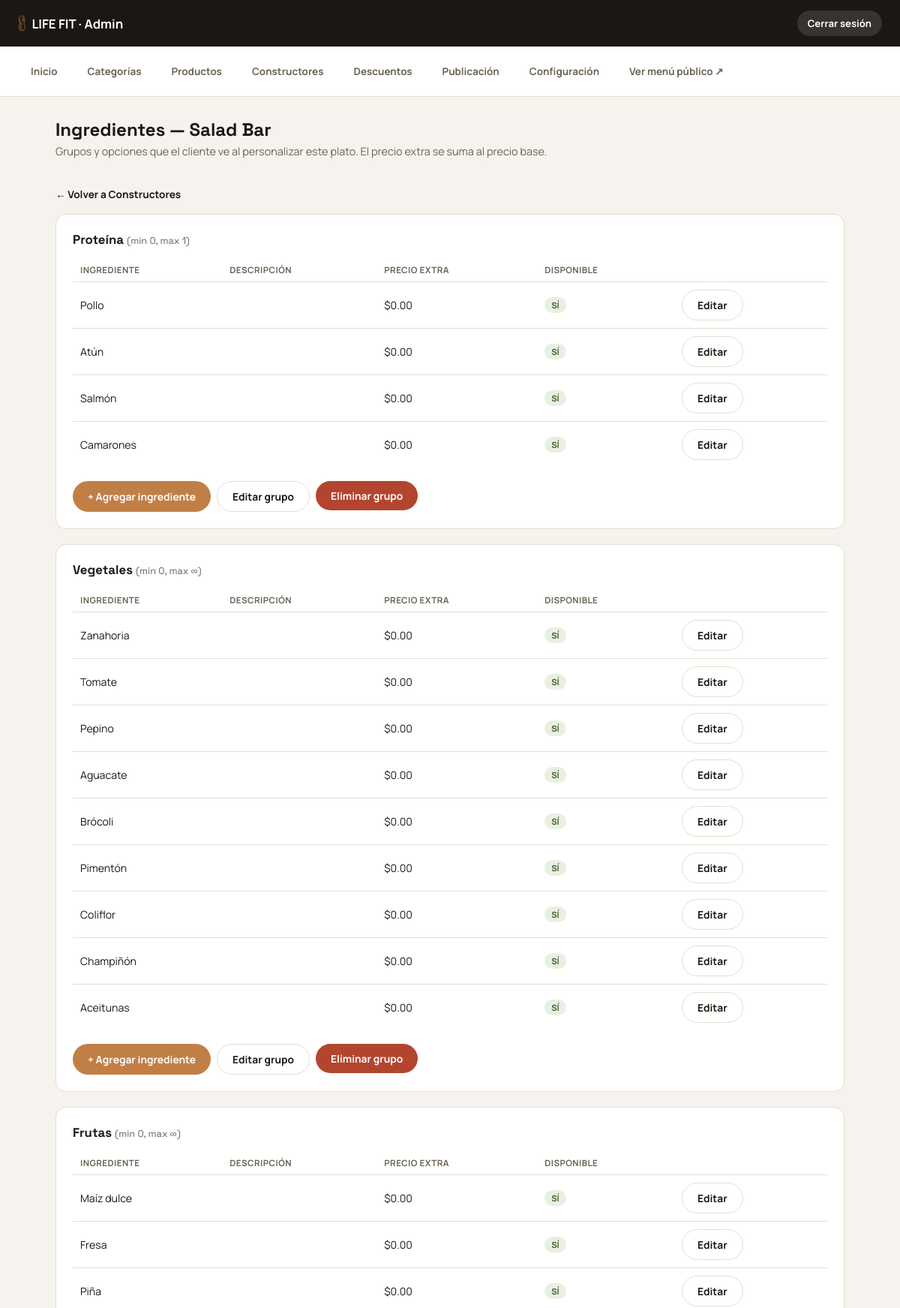
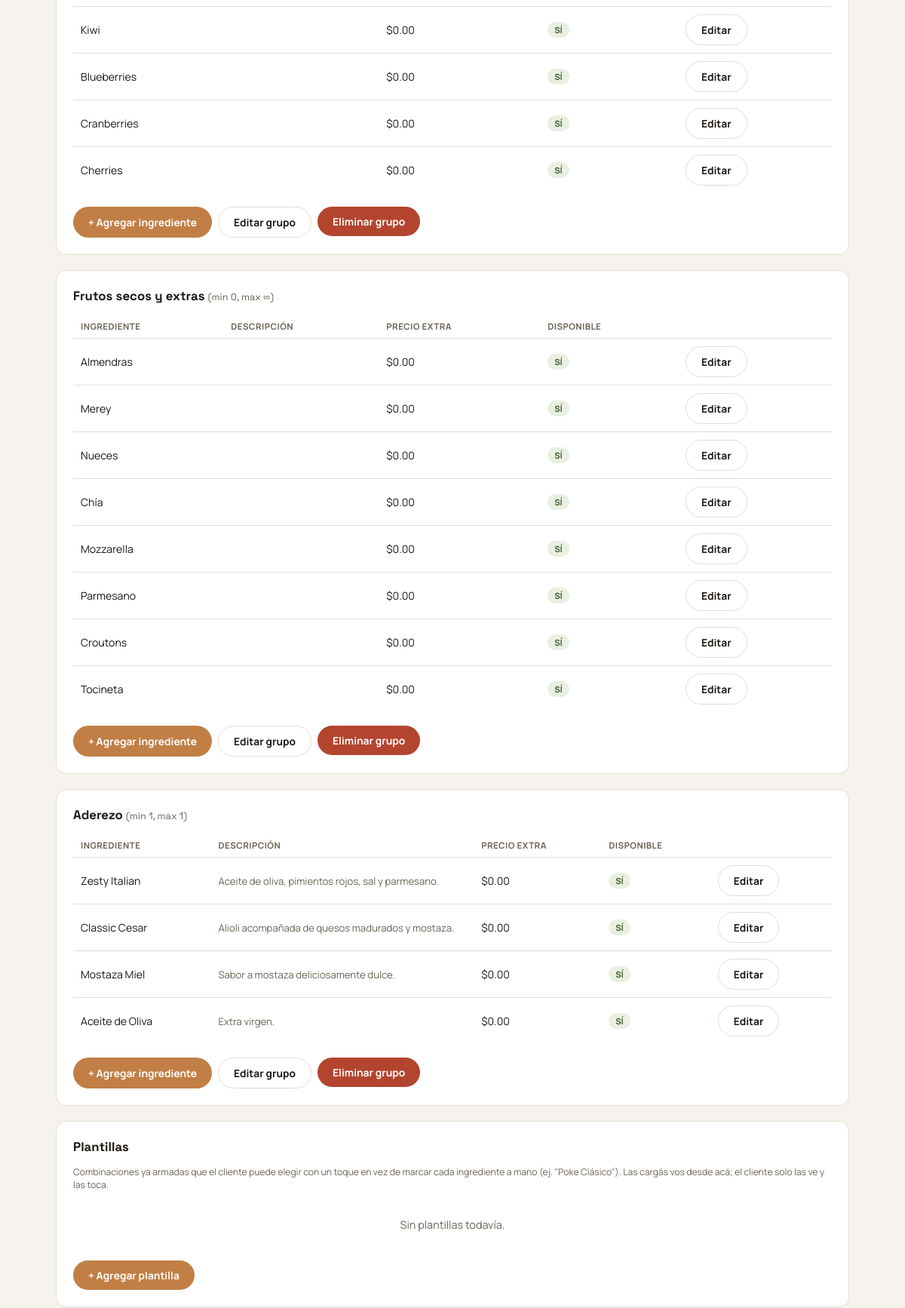
The app's page /admin/constructor_ingredientes.php?id=salad-bar (signed in, upper part) with its own data (2 pictures, top to bottom).
### tables this page shows
CREATE TABLE IF NOT EXISTS constructores (
  id            VARCHAR(40)  NOT NULL PRIMARY KEY,   
  nombre        VARCHAR(120) NOT NULL,                
  descripcion   VARCHAR(255) NOT NULL DEFAULT '',      
  nota          VARCHAR(255) NOT NULL DEFAULT '',      
  precio_base   DECIMAL(8,2) NOT NULL DEFAULT 0.00,
  imagen        VARCHAR(255) NOT NULL DEFAULT '',
  icono         VARCHAR(40)  NOT NULL DEFAULT 'bowl',
  orden         INT          NOT NULL DEFAULT 0,
  activo        TINYINT(1)   NOT NULL DEFAULT 1,
  creado_en     DATETIME     NOT NULL DEFAULT CURRENT_TIMESTAMP,
  actualizado_en DATETIME    NOT NULL DEFAULT CURRENT_TIMESTAMP ON UPDATE CURRENT_TIMESTAMP
);

CREATE TABLE IF NOT EXISTS grupos_ingredientes (
  id              INT UNSIGNED NOT NULL AUTO_INCREMENT PRIMARY KEY,
  constructor_id  VARCHAR(40)  NOT NULL,
  nombre          VARCHAR(120) NOT NULL,               
  seleccion_min   INT          NOT NULL DEFAULT 0,
  seleccion_max   INT          NULL,                   
  orden           INT          NOT NULL DEFAULT 0,
  UNIQUE KEY uniq_constructor_grupo (constructor_id, nombre),
  CONSTRAINT fk_grupo_constructor
    FOREIGN KEY (constructor_id) REFERENCES constructores(id)
    ON DELETE CASCADE ON UPDATE CASCADE
);

CREATE TABLE IF NOT EXISTS ingredientes (
  id           INT UNSIGNED NOT NULL AUTO_INCREMENT PRIMARY KEY,
  grupo_id     INT UNSIGNED NOT NULL,
  nombre       VARCHAR(120) NOT NULL,
  descripcion  VARCHAR(255) NOT NULL DEFAULT '',        
  precio_extra DECIMAL(8,2) NOT NULL DEFAULT 0.00,
  disponible   TINYINT(1)   NOT NULL DEFAULT 1,
  orden        INT          NOT NULL DEFAULT 0,
  UNIQUE KEY uniq_grupo_ingrediente (grupo_id, nombre),
  CONSTRAINT fk_ingrediente_grupo
    FOREIGN KEY (grupo_id) REFERENCES grupos_ingredientes(id)
    ON DELETE CASCADE ON UPDATE CASCADE
);

### admin/constructor_ingredientes.php (the view, shortened to what this page needs)
<?php
$pdo = get_pdo();
$constructorId = $_GET['id'] ?? '';
$stmt = $pdo->prepare('SELECT * FROM constructores WHERE id = ?');
$stmt->execute([$constructorId]);
$constructor = $stmt->fetch();
$grupos = $pdo->prepare('SELECT * FROM grupos_ingredientes WHERE constructor_id = ? ORDER BY orden, nombre');
$grupos->execute([$constructorId]);
$grupos = $grupos->fetchAll();
$stmtIng = $pdo->prepare('SELECT * FROM ingredientes WHERE grupo_id = ? ORDER BY orden, nombre');
foreach ($grupos as &$g) {
    $stmtIng->execute([$g['id']]);
    $g['ingredientes'] = $stmtIng->fetchAll();
}
$plantillas = $pdo->prepare('SELECT * FROM plantillas_constructor WHERE constructor_id = ? ORDER BY orden, nombre');
$plantillas->execute([$constructorId]);
$plantillas = $plantillas->fetchAll();
$titulo_pagina = 'Ingredientes — ' . $constructor['nombre'];
$subtitulo_pagina = 'Grupos y opciones que el cliente ve al personalizar este plato. El precio extra se suma al precio base.';
require __DIR__ . '/includes/layout_top.php';
?>
<p><a href="constructores.php" style="font-size:.85rem; font-weight:700;">← Volver a Constructores</a></p>
<?php foreach ($grupos as $g): ?>
  <div class="admin-card">
    <h2><?= htmlspecialchars($g['nombre']) ?>
      <span style="font-weight:400; font-size:.8rem; color:var(--ad-ink-soft);">
        (min <?= (int) $g['seleccion_min'] ?>, max <?= $g['seleccion_max'] === null ? '∞' : (int) $g['seleccion_max'] ?>)
      </span>
    </h2>
    <table class="admin-table">
      <thead><tr><th>Ingrediente</th><th>Descripción</th><th>Precio extra</th><th>Disponible</th><th></th></tr></thead>
      <tbody>
        <?php foreach ($g['ingredientes'] as $i): ?>
          <tr>
            <td><?= htmlspecialchars($i['nombre']) ?></td>
            <td style="max-width:220px; white-space:normal; color:var(--ad-ink-soft); font-size:.82rem;"><?= htmlspecialchars($i['descripcion']) ?></td>
            <td>$<?= number_format((float) $i['precio_extra'], 2) ?></td>
            <td><span class="admin-badge <?= $i['disponible'] ? 'admin-badge--on' : 'admin-badge--off' ?>"><?= $i['disponible'] ? 'Sí' : 'No' ?></span></td>
            <td><button type="button" class="admin-btn admin-btn--ghost" onclick='editarIngrediente(this, <?= json_encode($i, JSON_HEX_APOS | JSON_HEX_QUOT) ?>)'>Editar</button></td>
          </tr>
        <?php endforeach; ?>
      </tbody>
    </table>
    <div class="admin-actions">
      <button class="admin-btn admin-btn--accent" type="button" onclick='nuevoIngrediente(this, <?= (int) $g['id'] ?>, <?= json_encode($g['nombre'], JSON_HEX_APOS | JSON_HEX_QUOT) ?>)'>+ Agregar ingrediente</button>
      <button class="admin-btn admin-btn--ghost" type="button" onclick='editarGrupo(this, <?= json_encode($g, JSON_HEX_APOS | JSON_HEX_QUOT) ?>)'>Editar grupo</button>
      <form method="post" style="display:inline;" onsubmit="return confirm('¿Eliminar el grupo &quot;<?= htmlspecialchars($g['nombre'], ENT_QUOTES) ?>&quot; y todos sus ingredientes?');">
        <button class="admin-btn admin-btn--danger" type="submit">Eliminar grupo</button>
      </form>
    </div>
  </div>
<?php endforeach; ?>
<div class="admin-card">
  <h2>Plantillas</h2>
  <p class="admin-hint">Combinaciones ya armadas que el cliente puede elegir con un toque en vez de marcar cada ingrediente a mano (ej. "Poke Clásico"). Las cargás vos desde acá; el cliente solo las ve y las toca.</p>
  <?php if ($plantillas): ?>
    <table class="admin-table">
      <thead><tr><th>Nombre</th><th>Ingredientes</th><th>Estado</th><th></th></tr></thead>
      <tbody>
        <?php foreach ($plantillas as $pl): ?>
          <tr>
            <td><?= htmlspecialchars($pl['nombre']) ?></td>
            <td style="max-width:280px; white-space:normal; color:var(--ad-ink-soft); font-size:.82rem;"><?= htmlspecialchars(implode(', ', $pl['nombres'])) ?></td>
            <td><span class="admin-badge <?= $pl['activo'] ? 'admin-badge--on' : 'admin-badge--off' ?>"><?= $pl['activo'] ? 'Visible' : 'Oculta' ?></span></td>
            <td><button type="button" class="admin-btn admin-btn--ghost" onclick='editarPlantilla(this, <?= json_encode($pl, JSON_HEX_APOS | JSON_HEX_QUOT) ?>)'>Editar</button></td>
          </tr>
        <?php endforeach; ?>
      </tbody>
    </table>
  <?php else: ?>
    <p class="admin-empty">Sin plantillas todavía.</p>
  <?php endif; ?>
  <div class="admin-actions">
    <button class="admin-btn admin-btn--accent" type="button" onclick="nuevaPlantilla(this)">+ Agregar plantilla</button>
  </div>
</div>
<?php require __DIR__ . '/includes/layout_bottom.php'; ?>

### admin/includes/layout_top.php (shortened to what this page needs)
<?php
$paginaActual = basename($_SERVER['SCRIPT_NAME']);
require_once __DIR__ . '/../../includes/logo.php';
$navItems = [
    'index.php'          => 'Inicio',
    'categorias.php'      => 'Categorías',
    'productos.php'       => 'Productos',
    'constructores.php'   => 'Constructores',
    'descuentos.php'      => 'Descuentos',
    'publicacion.php'     => 'Publicación',
    'configuracion.php'   => 'Configuración',
];
?>
<!DOCTYPE html>
<html lang="es">
<head>
<link rel="stylesheet" href="../assets/css/admin.css">
</head>
<body class="admin">
<div class="admin-shell">
  <header class="admin-top">
    <span class="admin-top__brand">
      <?= render_logo('admin-top__logo') ?>
      LIFE FIT · Admin
    </span>
    <span class="admin-top__user">
      <a href="logout.php">Cerrar sesión</a>
    </span>
  </header>
  <nav class="admin-nav">
    <?php foreach ($navItems as $href => $label): ?>
      <a href="<?= $href ?>" class="<?= $paginaActual === $href ? 'is-active' : '' ?>"><?= htmlspecialchars($label) ?></a>
    <?php endforeach; ?>
    <a href="../menu/" target="_blank" rel="noopener">Ver menú público ↗</a>
  </nav>
  <main class="admin-main">
    <div class="admin-head">
      <div>
        <h1><?= htmlspecialchars($titulo_pagina ?? '') ?></h1>
        <?php if (!empty($subtitulo_pagina)): ?><p><?= htmlspecialchars($subtitulo_pagina) ?></p><?php endif; ?>
      </div>
    </div>

### assets/css/admin.css (style rules this page uses)
:root { --ad-accent:#c17f45; --ad-accent-2:#8a9a6e; --ad-ink:#1c1712; --ad-ink-soft:#6b6255; --ad-bg:#f6f3ee; --ad-surface:#ffffff; --ad-border:#e4ddd0; --ad-danger:#b3452f; --ad-radius:14px; --ad-shadow:0 12px 30px -16px rgba(28,23,18,.25); --ad-font-display:'Space Grotesk', sans-serif; --ad-font-body:'Manrope', sans-serif; }
* { box-sizing:border-box; }
body.admin { margin:0; background:var(--ad-bg); color:var(--ad-ink); font-family:var(--ad-font-body); -webkit-font-smoothing:antialiased; }
.admin a { color:inherit; text-decoration:none; }
h1,h2,h3 { font-family:var(--ad-font-display); margin:0; }
.admin-shell { min-height:100vh; display:flex; flex-direction:column; }
.admin-top { display:flex; align-items:center; justify-content:space-between; gap:16px; padding:14px 24px; background:var(--ad-ink); color:#fff; }
.admin-top__brand { display:flex; align-items:center; gap:8px; font-weight:700; font-size:1.05rem; }
.admin-top__user { font-size:.82rem; color:#cfc4ac; display:flex; align-items:center; gap:14px; }
.admin-top__user a { font-weight:700; color:#fff; padding:8px 14px; border-radius:999px; background:rgba(255,255,255,.12); }
.admin-nav { display:flex; flex-wrap:wrap; gap:6px; padding:14px 24px; background:var(--ad-surface); border-bottom:1px solid var(--ad-border); }
.admin-nav a { padding:9px 16px; border-radius:999px; font-size:.84rem; font-weight:700; color:var(--ad-ink-soft); border:1px solid transparent; }
.admin-main { flex:1; padding:28px 24px 60px; max-width:1100px; width:100%; margin:0 auto; }
.admin-head { display:flex; align-items:center; justify-content:space-between; gap:16px; margin-bottom:22px; flex-wrap:wrap; }
.admin-head h1 { font-size:1.5rem; }
.admin-head p { color:var(--ad-ink-soft); margin-top:4px; font-size:.9rem; }
.admin-card { background:var(--ad-surface); border:1px solid var(--ad-border); border-radius:var(--ad-radius); padding:22px; margin-bottom:20px; }
.admin-card h2 { font-size:1.05rem; margin-bottom:14px; }
table.admin-table { width:100%; border-collapse:collapse; font-size:.88rem; }
.admin-table th { text-align:left; font-size:.72rem; text-transform:uppercase; letter-spacing:.04em; color:var(--ad-ink-soft); padding:8px 10px; border-bottom:1px solid var(--ad-border); }
.admin-table td { padding:10px; border-bottom:1px solid var(--ad-border); vertical-align:middle; }
.admin-table tr:last-child td { border-bottom:0; }
.admin-hint { font-size:.76rem; color:var(--ad-ink-soft); margin-top:4px; }
.admin-btn { display:inline-flex; align-items:center; gap:8px; cursor:pointer; padding:10px 20px; border-radius:999px; border:0; font-weight:700; font-size:.86rem; background:var(--ad-ink); color:#fff; font-family:inherit; }
.admin-btn--accent { background:var(--ad-accent); }
.admin-btn--danger { background:var(--ad-danger); }
.admin-btn--ghost { background:transparent; border:1px solid var(--ad-border); color:var(--ad-ink); }
.admin-actions { display:flex; gap:8px; flex-wrap:wrap; margin-top:18px; }
.admin-badge { display:inline-flex; align-items:center; gap:4px; padding:3px 9px; border-radius:999px; font-size:.7rem; font-weight:700; text-transform:uppercase; }
.admin-badge--on { background:#e9f0e2; color:#3f5c2a; }
.admin-empty { color:var(--ad-ink-soft); font-size:.9rem; padding:20px 0; text-align:center; }

### records on screen
constructores: nombre "Ingredientes — Salad Bar"
grupos_ingredientes: nombre "Proteína", seleccion_min "0", seleccion_max "1"
ingredientes: nombre "Pollo", precio_extra "0.00", disponible "SÍ"
ingredientes: nombre "Atún", precio_extra "0.00", disponible "SÍ"
ingredientes: nombre "Salmón", precio_extra "0.00", disponible "SÍ"
ingredientes: nombre "Camarones", precio_extra "0.00", disponible "SÍ"
grupos_ingredientes: nombre "Vegetales", seleccion_min "0"
ingredientes: nombre "Zanahoria", precio_extra "0.00", disponible "SÍ"
ingredientes: nombre "Tomate", precio_extra "0.00", disponible "SÍ"
ingredientes: nombre "Pepino", precio_extra "0.00", disponible "SÍ"
ingredientes: nombre "Aguacate", precio_extra "0.00", disponible "SÍ"
ingredientes: nombre "Brócoli", precio_extra "0.00", disponible "SÍ"
ingredientes: nombre "Pimentón", precio_extra "0.00", disponible "SÍ"
ingredientes: nombre "Coliflor", precio_extra "0.00", disponible "SÍ"
ingredientes: nombre "Champiñón", precio_extra "0.00", disponible "SÍ"
ingredientes: nombre "Aceitunas", precio_extra "0.00", disponible "SÍ"
grupos_ingredientes: nombre "Frutas", seleccion_min "0"
ingredientes: nombre "Maíz dulce", precio_extra "0.00", disponible "SÍ"
ingredientes: nombre "Fresa", precio_extra "0.00", disponible "SÍ"
ingredientes: nombre "Piña", precio_extra "0.00", disponible "SÍ"
ingredientes: nombre "Kiwi", precio_extra "0.00", disponible "SÍ"
ingredientes: nombre "Blueberries", precio_extra "0.00", disponible "SÍ"
ingredientes: nombre "Cranberries", precio_extra "0.00", disponible "SÍ"
ingredientes: nombre "Cherries", precio_extra "0.00", disponible "SÍ"
grupos_ingredientes: nombre "Frutos secos y extras", seleccion_min "0"
ingredientes: nombre "Almendras", precio_extra "0.00", disponible "SÍ"
ingredientes: nombre "Merey", precio_extra "0.00", disponible "SÍ"
ingredientes: nombre "Nueces", precio_extra "0.00", disponible "SÍ"
ingredientes: nombre "Chía", precio_extra "0.00", disponible "SÍ"
ingredientes: nombre "Mozzarella", precio_extra "0.00", disponible "SÍ"
ingredientes: nombre "Parmesano", precio_extra "0.00", disponible "SÍ"
ingredientes: nombre "Croutons", precio_extra "0.00", disponible "SÍ"
ingredientes: nombre "Tocineta", precio_extra "0.00", disponible "SÍ"
grupos_ingredientes: nombre "Aderezo", seleccion_min "1", seleccion_max "1"
ingredientes: nombre "Zesty Italian", descripcion "Aceite de oliva, pimientos rojos, sal y parmesano.", precio_extra "0.00", disponible "SÍ"
ingredientes: nombre "Classic Cesar", descripcion "Alioli acompañada de quesos madurados y mostaza.", precio_extra "0.00", disponible "SÍ"
ingredientes: nombre "Mostaza Miel", descripcion "Sabor a mostaza deliciosamente dulce.", precio_extra "0.00", disponible "SÍ"
ingredientes: nombre "Aceite de Oliva", descripcion "Extra virgen.", precio_extra "0.00", disponible "SÍ"

### other values on screen
$label "Inicio"
$label "Categorías"
$label "Productos"
$label "Constructores"
$label "Descuentos"
$label "Publicación"
$label "Configuración"
$subtitulo_pagina "Grupos y opciones que el cliente ve al personalizar este plato. El precio extra se suma al precio base."
